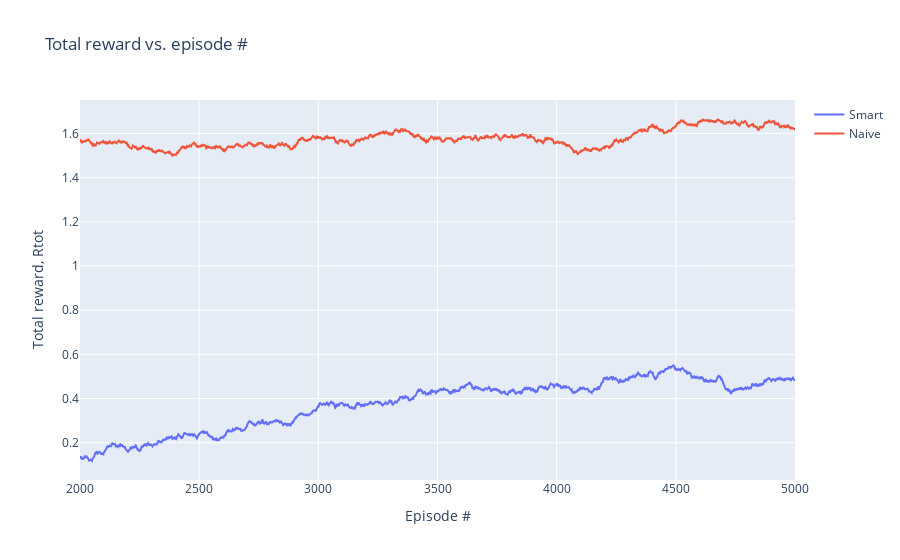

Notebook code for this chart:
### Code cell
# check performance after training this agent with this set of parameters
plot_total_reward_vs_episode(hist_R_tot_smart, hist_R_tot_naive, N = 2000)

### Figure 1 — Plotly figure (JSON) as saved in the notebook; plotly's stock layout.template omitted (floating-point values rounded to 4 significant figures; data arrays with more than 128 entries replaced by an {"elided": "..."} marker saying what was removed)
{"data": [{"mode": "lines", "name": "Smart", "type": "scatter", "x": {"elided": "3001 int values"}, "y": {"elided": "3001 float values"}}, {"mode": "lines", "name": "Naive", "type": "scatter", "x": {"elided": "3001 int values"}, "y": {"elided": "3001 float values"}}], "layout": {"title": {"text": "Total reward vs. episode #"}, "xaxis": {"title": {"text": "Episode #"}}, "yaxis": {"title": {"text": "Total reward, Rtot"}}}}
